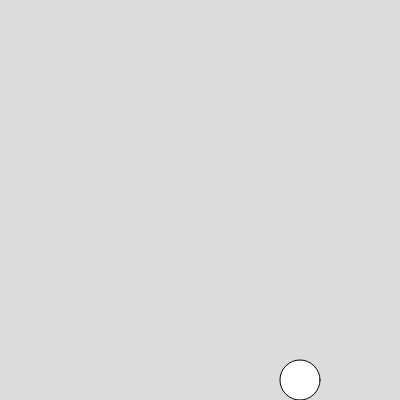
Frame 1 (no input)
Frame 60 (no input): identical to frame 1, image omitted
Frame 120 (the mouse pressed at the canvas centre since frame 60): identical to frame 1, image omitted

The p5.js sketch that drew this single still picture (run headless with seeded random() and noise() and a simulated clock; from frame 60 on, the mouse is pressed at the canvas centre):

// p5.js sketch
// ── sketch.js
let presY = 380;
let presYSpeed = 0;

function setup() {
  createCanvas(400, 400);
}

function keyPressed() {
  if (key == " ") {
    presYSpeed = -5;
  }
}

function draw() {
  background(220);
  
  ellipse(300, presY, 40, 40);
  presY = presY + presYSpeed;
  if (presY > 380) {
    presY = 380;
  }
  presYSpeed = presYSpeed +0.1;
}
